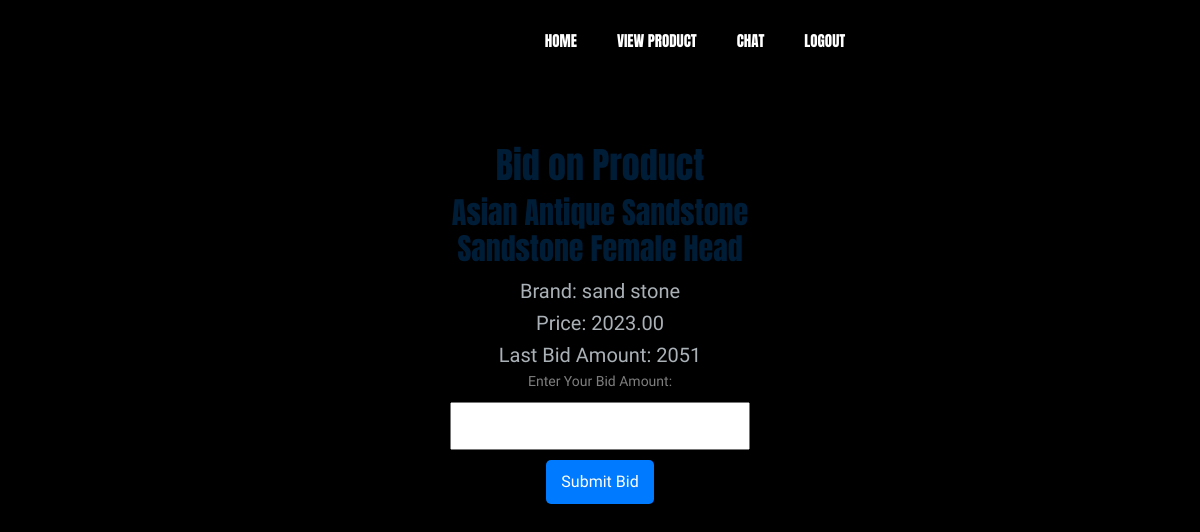
Page /user/user/bid_product.php?product_id=1 on the committed database.
### tables this page shows
CREATE TABLE IF NOT EXISTS `products` (
  `product_id` int(11) NOT NULL AUTO_INCREMENT,
  `sid` varchar(15) NOT NULL,
  `product_name` varchar(255) NOT NULL,
  `brand` varchar(255) NOT NULL,
  `image` varchar(255) NOT NULL,
  `description` text,
  `price` decimal(10,2) NOT NULL,
  `date` varchar(20) NOT NULL DEFAULT 'not declared',
  PRIMARY KEY (`product_id`)
);

### user/user/bid_product.php (the view, shortened to what this page needs)
<?php
include '../connection/dbconnection.php';
include 'user_header.php';
if (isset($_GET['product_id'])) {
    $product_id = $_GET['product_id'];
    $MAX="SELECT MAX(rate) AS highest_bid FROM bidtable WHERE p_id = '$product_id'";
    $result = mysqli_query($con, $MAX);
if ($result) {
    $row = mysqli_fetch_assoc($result);
    $highest_bid = $row['highest_bid'];
}
    $qryFetchProduct = "SELECT * FROM products WHERE product_id = $product_id";
    $result = mysqli_query($con, $qryFetchProduct);
    if ($result->num_rows > 0) {
        $product = mysqli_fetch_assoc($result);
    } else {
        echo "<p>Product not found</p>";
        exit;
    }
} else {
    echo "<p>Product ID is missing</p>";
    exit;
}
$minimum_bid = $product['price'];
?>
<!DOCTYPE html>
<html>
<head>
</head>
<body style="background-color:black;">
    <br>
    <br>
    <br>
    <br>
    <br>
    <br>
    <center>
        <h1>Bid on Product</h1>
    </center>
    <div class="bid-form">
        <h2><?php echo $product['product_name']; ?></h2>
        <p>Brand: <?php echo $product['brand']; ?></p>
        <p>Price: <?php echo $product['price']; ?></p>
        <p>Last Bid Amount: <?php echo $highest_bid; ?></p>
        <form method="POST" action="">
            <label for="bid_amount">Enter Your Bid Amount:</label>
            <input type="number" name="bid_amount" id="bid_amount" required min="<?php echo $minimum_bid; ?>">
            <button type="submit" name="submit_bid">Submit Bid</button>
        </form>
    </div>
</body>
</html>

### user/user/bid_product.php (style rules this page uses)
.bid-form { width: 300px; margin: 0 auto; text-align: center; }
.bid-form label { display: block; margin-bottom: 10px; }
.bid-form input[type="number"] { width: 100%; padding: 10px; margin-bottom: 10px; }
.bid-form button { background-color: #007bff; color: white; padding: 10px 15px; border: none; border-radius: 5px; cursor: pointer; }

### rows in the picture
products: product_name "Asian Antique Sandstone Sandstone Female Head", brand "sand stone", price "2023.00"

### other values in the picture
$highest_bid "2051"
